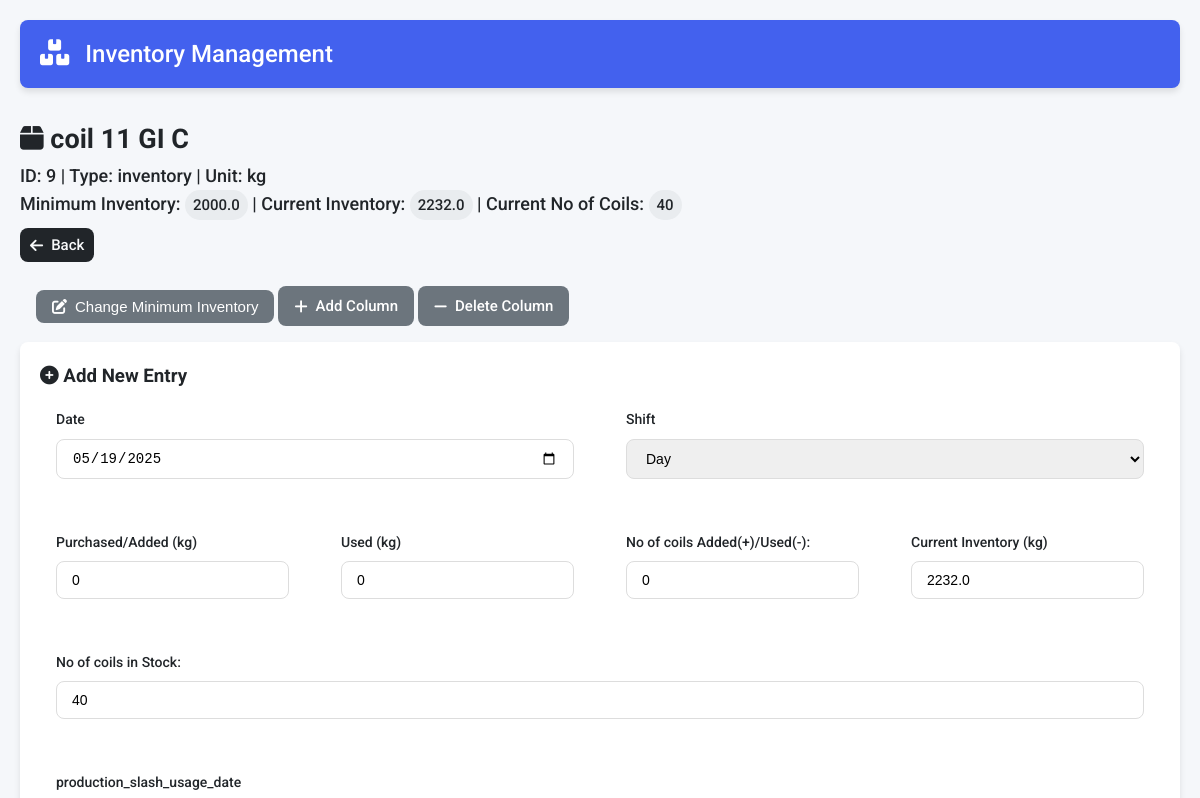
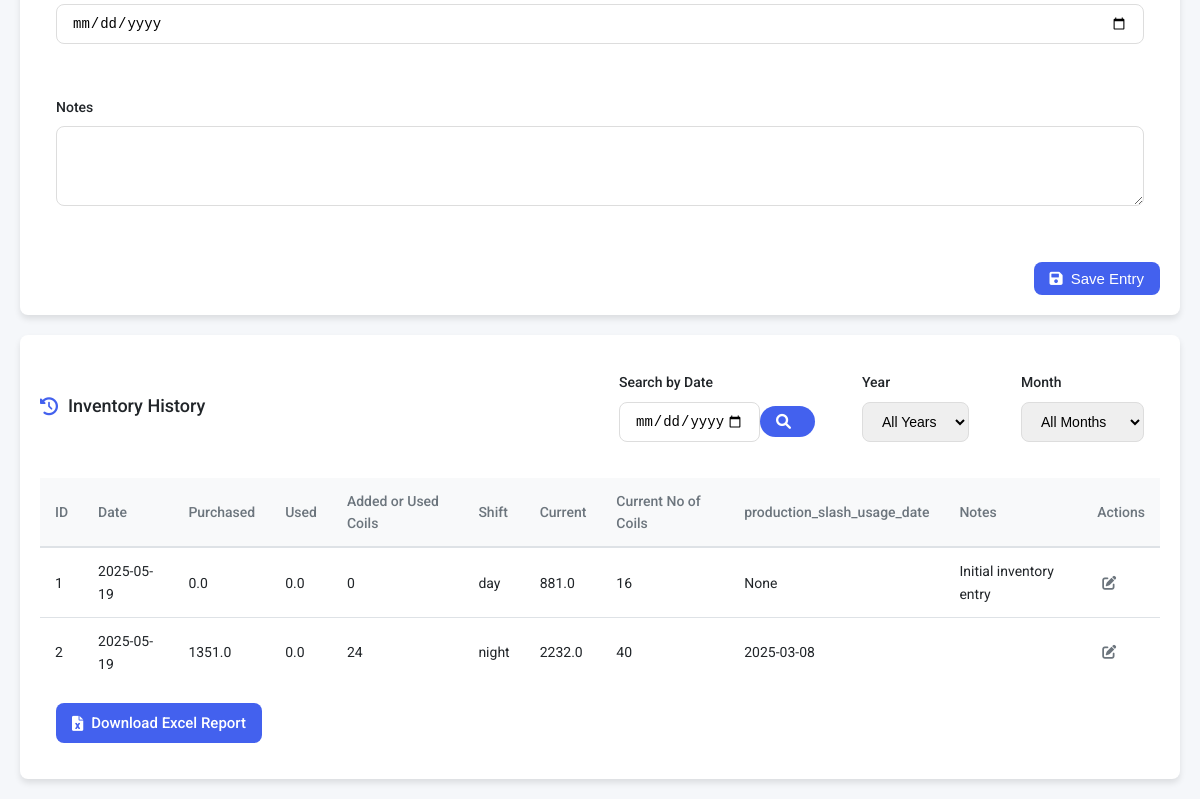
/item/9, run on an earlier commit of the app's database (2 pictures, top to bottom).
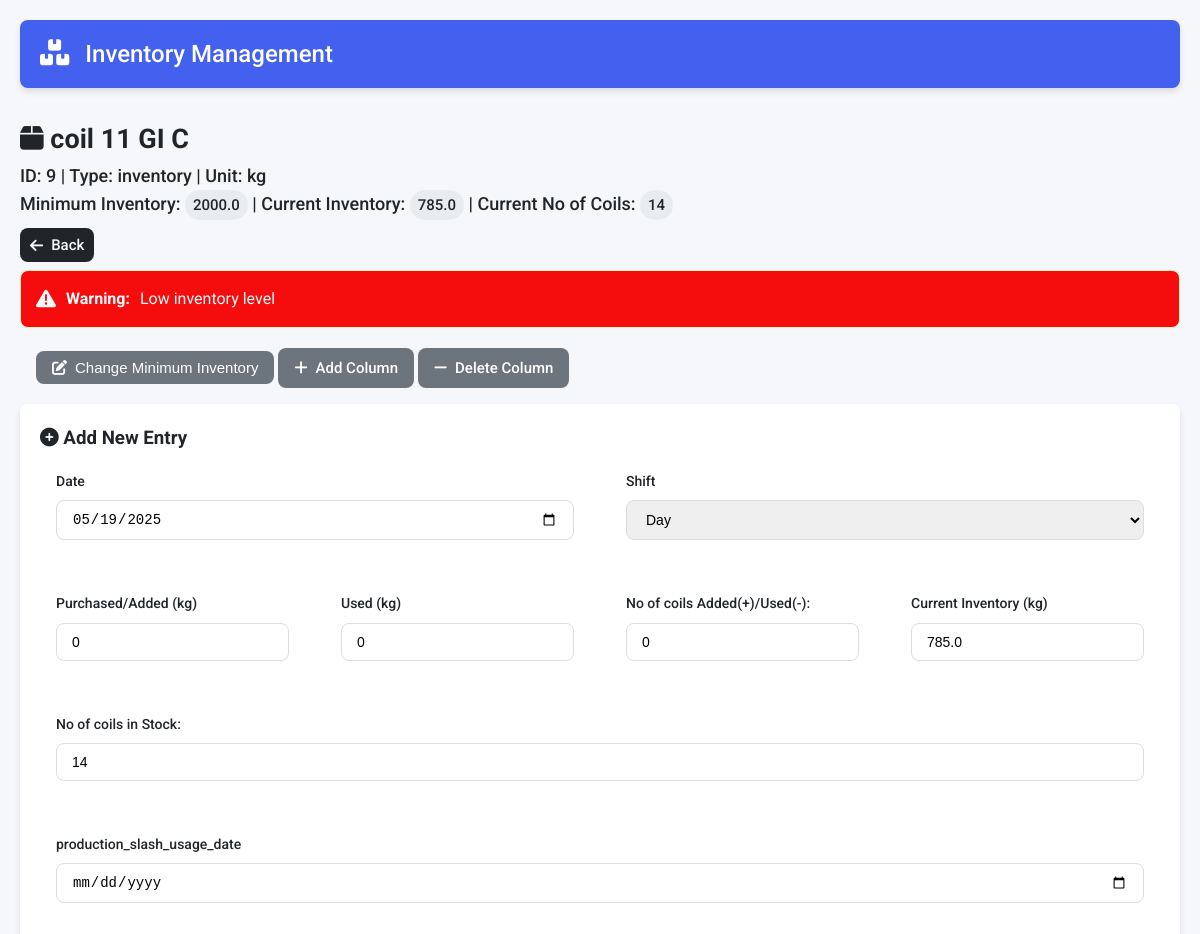
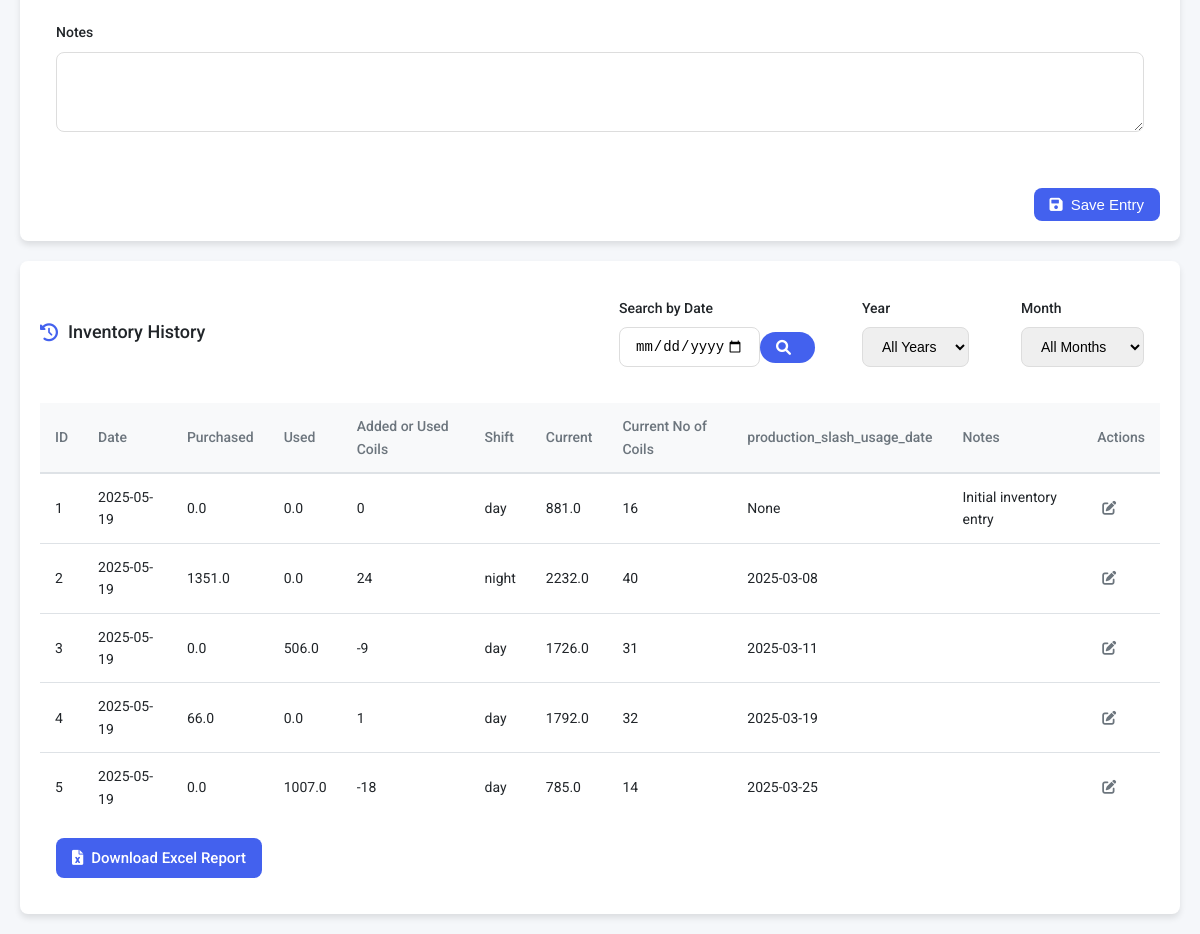
And on a later commit of the database (2 pictures, top to bottom).
### tables this page shows
CREATE TABLE items
                     (id INTEGER PRIMARY KEY AUTOINCREMENT,
                      name TEXT UNIQUE,
                      item_type TEXT,
                      item_unit TEXT,
                      minimum_inventory REAL,
                      current_inventory REAL check(current_inventory >= 0) default 0,
                      init_inventory_pm REAL,
                      updated_at TIMESTAMP DEFAULT CURRENT_TIMESTAMP,
                      has_rolls INTEGER BOOLEAN DEFAULT 0,
                      custom_fields TEXT);

CREATE TABLE item_coil_11_gi_c (id INTEGER PRIMARY KEY AUTOINCREMENT, item_id INTEGER NOT NULL REFERENCES items(id) ON DELETE CASCADE, purchased_kg REAL, used_kg REAL, added_used_coils INTEGER , date DATE, current_inventory REAL CHECK(current_inventory >= 0) default 0, current_no_coils INTEGER , shift TEXT, notes TEXT, production_slash_usage_date TEXT);

### app.py (the view, shortened to what this page needs)
@app.route('/item/<int:item_id>', methods=['GET', 'POST'])
def item_form(item_id):
    conn = get_db_connection()
    c = conn.cursor()
    c.execute('SELECT name, item_type,item_unit, minimum_inventory,current_inventory,has_rolls ,custom_fields FROM items WHERE id = ?', (item_id,))
    item = c.fetchone()
    if not item:
        return "Item not found", 404
    item_name, item_type, item_unit ,min_inv,cur_inv,has_rolls, custom_fields_str = item
    custom_fields = json.loads(custom_fields_str) if custom_fields_str else {}
    table_name = f"item_{normalize_names(item_name)}"
    current_no_coils = 0
    if has_rolls:
        try:
            current_no_coils = getCurrentNoCoils(table_name)
        except sqlite3.Error as e:
            print(f"Error fetching last coil count: {e}")
    month = request.args.get('month')
    year = request.args.get('year')
    search_res = request.args.get('date_search')
    print(search_res , "!!!!!!!!!!!!here")
    query = f"SELECT * FROM {table_name}"
    params = []
    query += " ORDER BY id ASC limit 10"
    c.execute(query, params)
    columns = [description[0] for description in c.description]
    entries = [dict(zip(columns, row)) for row in c.fetchall()]
    c.execute(f"SELECT DISTINCT strftime('%Y', date) AS year FROM {table_name} ORDER BY year")
    available_years = [row[0] for row in c.fetchall()]
    months_map = {
        '01': 'January', '02': 'February', '03': 'March',
        '04': 'April', '05': 'May', '06': 'June',
        '07': 'July', '08': 'August', '09': 'September',
        '10': 'October', '11': 'November', '12': 'December'
        }
    c.execute(f"SELECT DISTINCT strftime('%m-%Y', date) AS month_year FROM {table_name} ORDER BY month_year DESC")
    available_months = [ (row[0], months_map.get(row[0][:2], 'Unknown')) for row in c.fetchall()]
    print(available_months)
    conn.close()
    return render_template('item_form.html',
                         item_id=item_id,
                         item_name=item_name,
                         item_type=item_type,
                         item_unit = item_unit,
                         min_inv=min_inv,
                         cur_inv = cur_inv,
                         has_rolls = has_rolls,
                         custom_fields=custom_fields,
                         entries=entries,
                         current_date=datetime.now().strftime('%Y-%m-%d'),
                         available_years=available_years,
                         available_months=available_months,
                         current_no_coils = current_no_coils,
                         current_year=year,
                         current_month=month)

### templates/Item_form.html (shortened to what this page needs)
{% extends "base.html" %}
{% block content %}
    <div class="item-detail-container">
        <div class="item-header">
                <h2><i class="fas fa-box"></i> {{ item_name }}</h2>
                <p class="item-meta">ID: {{ item_id }} | Type: {{ item_type }} | Unit: {{ item_unit }}</p>
                <p class="item-inventory">
                    Minimum Inventory: <span class="badge">{{ min_inv }}</span> |
                    Current Inventory: <span class="badge">{{ cur_inv }}</span>
                    {% if has_rolls %}
                        | Current No of Coils: <span class="badge">{{ current_no_coils }}</span>
                    {% endif %}
                </p>
            <a href="{{ url_for('index') }}" class="btn btn-back">
                <i class="fas fa-arrow-left"></i> Back
            </a>
        </div>
        {% if cur_inv < min_inv %}
        <div class="alert alert-warning">
            <i class="fas fa-exclamation-triangle"></i>
            <strong>Warning:</strong> Low inventory level
        </div>
        {% endif %}
        <div class="action-buttons" style="margin: 1rem;">
            <button onclick="toggleMinInvEdit()" class="btn btn-secondary" id="editMinInvBtn">
                <i class="fas fa-edit"></i> Change Minimum Inventory
            </button>
            <a href="{{ url_for('add_column', item_id=item_id) }}" class="btn btn-secondary">
                <i class="fas fa-plus"></i> Add Column
            </a>
            <a href="{{ url_for('delete_column', item_id=item_id) }}" class="btn btn-secondary">
                <i class="fas fa-minus"></i> Delete Column
            </a>
        </div>
        <div class="form-container">
            <h3><i class="fas fa-plus-circle"></i> Add New Entry</h3>
            <form method="POST" class="entry-form" action="{{ url_for('item_form', item_id=item_id) }}">
                <div class="form-row">
                    <div class="form-group">
                        <label for="date">Date</label>
                        <input type="date" id="date" name="date" required>
                    </div>
                    <div class="form-group">
                        <label for="shift">Shift</label>
                        <select id="shift" name="shift" required>
                            <option value="day">Day</option>
                        </select>
                    </div>
                </div>
                <div class="form-row">
                    <div class="form-group">
                        <label for="purchased">Purchased/Added ({{item_unit}})</label>
                        <input type="number" id="purchased" name="purchased" min="0" value="0" step="0.001" required>
                    </div>
                    <div class="form-group">
                        <label for="used">Used ({{item_unit}})</label>
                        <input type="number" id="used" name="used" min="0" value="0" step="0.001" required>
                    </div>
                    {% if has_rolls %}
                    <div class="form-group">
                        <label for="added_used_coils">No of coils Added(+)/Used(-): </label>
                        <input type="number" id="added_used_coils" name="added_used_coils"  value="0" step="1" required>
                    </div>
                    {% endif %}
                    <div class="form-group">
                        <label for="current_inventory">Current Inventory ({{item_unit}})</label>
                        <input type="number" id="current_inventory" name="current_inventory" min="0" value="{{cur_inv}}" readonly>
                    </div>
                    {% if has_rolls %}
                    <div class="form-group">
                        <label for="current_no_coils">No of coils in Stock: </label>
                        <input type="number" id="current_no_coils" name="current_no_coils" min="0" value="{{current_no_coils}}" step="1" readonly>
                    </div>
                    {% endif %}
                </div>
                {% for field_name, field_type in custom_fields.items() %}
                    <div class="form-group">
                        <label for="custom_{{ field_name }}">{{ field_name }}</label>
                        {% if field_type == 'number' %}
                            <input type="number" id="custom_{{ field_name }}" name="custom_{{ field_name }}" value="0" step="0.001" min="0">
                        {% elif field_type == 'date' %}
                            <input type="date" id="custom_{{ field_name }}" name="custom_{{ field_name }}">
                        {% else %}
                            <input type="text" id="custom_{{ field_name }}" name="custom_{{ field_name }}">
                        {% endif %}
                    </div>
                {% endfor %}
                <div class="form-group">
                    <label for="notes">Notes</label>
                    <textarea id="notes" name="notes" rows="3"></textarea>
                </div>
                <div class="form-actions">
                    <button type="submit" class="btn btn-primary">
                        <i class="fas fa-save"></i> Save Entry
                    </button>
                </div>
            </form>
        </div>
        <div class="history-container">
            <div class="history-header">
                <h3><i class="fas fa-history"></i> Inventory History</h3>
                <div class="filters">
                    <form method="GET" action="{{ url_for('item_form', item_id=item_id) }}" class="date-search-form">
                        <div class="form-group">
                            <label for="date_search">Search by Date</label>
                            <div class="input-group">
                                <input type="date" id="date_search" name="date_search" value="{{ search_res if search_res else '' }}"
                                       max="{{ datetime.now().strftime('%Y-%m-%d') }}">
                                <button type="submit" class="btn btn-primary" style="border-radius: 20px;">
                                    <i class="fas fa-search"></i>
                                </button>
                            </div>
                        </div>
                    </form>
                    <form method="GET" action="{{ url_for('item_form', item_id=item_id) }}" class="filter-form">
                        <div class="form-row">
                            <div class="form-group">
                                <label for="year">Year</label>
                                <select name="year" id="year" onchange="this.form.submit()">
                                    <option value="">All Years</option>
                                </select>
                            </div>
                            <div class="form-group">
                                <label for="month">Month</label>
                                <select name="month" id="month" onchange="this.form.submit()">
                                    <option value="">All Months</option>
                                </select>
                            </div>
                        </div>
                    </form>
                </div>
            </div>
            {% if entries %}
            <div class="table-responsive">
                <table class="history-table">
                    <thead>
                        <tr>
                            <th>ID</th>
                            <th>Date</th>
                            <th>Purchased</th>
                            <th>Used</th>
                            {% if has_rolls %}<th>Added or Used Coils</th> {% endif %}
                            <th>Shift</th>
                            <th>Current</th>
                            {% if has_rolls %}<th>Current No of Coils</th>  {% endif %}
                            {% for field_name in custom_fields %}
                                <th>{{ field_name }}</th>
                            {% endfor %}
                            <th>Notes</th>
                            <th>Actions</th>
                        </tr>
                    </thead>
                    <tbody>
                        {% for entry in entries %}
                            <tr>
                                <td>{{entry.id}}</td>
                                <td>{{ entry.date }}</td>
                                <td>{{ entry['purchased_' ~ item_unit] }}</td>
                                <td>{{ entry['used_' ~ item_unit] }}</td>
                                {% if has_rolls %}
                                    <td>{{ entry['added_used_coils'] }}</td>
                                {% endif %}
                                <td>{{ entry.shift }}</td>
                                <td>{{entry.current_inventory}}</td>
                                {% if has_rolls %}
                                    <td>{{ entry['current_no_coils'] }}</td>
                                {% endif %}
                                {% for field_name in custom_fields %}
                                    <td>{{ entry.get(field_name, '') }}</td>
                                {% endfor %}
                                <td>{{ entry.notes }}</td>
                                <td>
                                    {% set entry_date = entry.date %}
                                    {% set today = datetime.now().strftime('%Y-%m-%d') %}
                                    {% if (datetime.strptime(today, '%Y-%m-%d') - datetime.strptime(entry_date, '%Y-%m-%d')).days <= 1 %}
                                        <a href="{{ url_for('edit_entry', item_id=item_id, entry_id=entry.id ) }}"
                                        class="btn-icon" title="Edit">
                                            <i class="fas fa-edit"></i>
                                        </a>
                                    {% else %}
                                        <span class="text-muted">Locked</span>
                                    {% endif %}
                                </td>
                            </tr>
                        {% endfor %}
                    </tbody>
                </table>
            </div>
            {% else %}
            <div class="empty-state">
                <i class="fas fa-box-open"></i>
                <h3>No history entries</h3>
                <p>Add your first entry to see it here</p>
            </div>
            {% endif %}
            <div class="download-section" style="margin: 1rem 0 1rem 1rem;">
                <a href="{{ url_for('generate_excel', item_id=item_id) }}" class="btn btn-primary">
                    <i class="fas fa-file-excel"></i> Download Excel Report
                </a>
            </div>
        </div>
    </div>
{% endblock %}

### templates/base.html (shortened to what this page needs)
<!DOCTYPE html>
<html lang="en">
<head>
    <link rel="stylesheet" href="{{ url_for('static', filename='styles.css') }}">
    <link rel="stylesheet" href="https://cdnjs.cloudflare.com/ajax/libs/font-awesome/6.0.0/css/all.min.css">
</head>
<body>
    <div class="container">
        <header class="app-header">
            <h1><i class="fas fa-boxes"></i> Inventory Management</h1>
        </header>
        {% block content %}{% endblock %}
    </div>
</body>
</html>

What changed in the data, as far as the page shows it:
changed items "coil 11 GI C": current_inventory "2232.0" → "785.0"
added item_coil_11_gi_c: id "3", date "2025-05-19", purchased_kg.item_unit "0.0", used_kg.item_unit "506.0", added_used_coils "-9", shift "day", current_inventory "1726.0", current_no_coils "31", get "2025-03-11"
added item_coil_11_gi_c: id "4", date "2025-05-19", purchased_kg.item_unit "66.0", used_kg.item_unit "0.0", added_used_coils "1", shift "day", current_inventory "1792.0", current_no_coils "32", get "2025-03-19"
added item_coil_11_gi_c: id "5", date "2025-05-19", purchased_kg.item_unit "0.0", used_kg.item_unit "1007.0", added_used_coils "-18", shift "day", current_inventory "785.0", current_no_coils "14", get "2025-03-25"
Also different on the page:
{{ current_no_coils }}: "40" → "14"
form field current_no_coils: "40" → "14"
text now shown: "Warning: Low inventory level"
